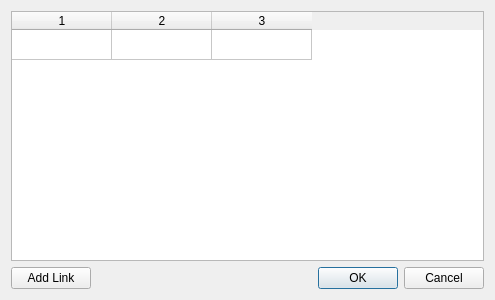
<?xml version="1.0" encoding="UTF-8"?>
<ui version="4.0">
 <class>CommVisViewLinksDialog</class>
 <widget class="QDialog" name="CommVisViewLinksDialog">
  <property name="geometry">
   <rect>
    <x>0</x>
    <y>0</y>
    <width>495</width>
    <height>300</height>
   </rect>
  </property>
  <property name="windowTitle">
   <string>Dialog</string>
  </property>
  <layout class="QGridLayout" name="gridLayout">
   <item row="0" column="0">
    <widget class="QTableWidget" name="mLinksTable">
     <property name="verticalScrollBarPolicy">
      <enum>Qt::ScrollBarAlwaysOff</enum>
     </property>
     <property name="horizontalScrollBarPolicy">
      <enum>Qt::ScrollBarAlwaysOff</enum>
     </property>
     <property name="autoScroll">
      <bool>false</bool>
     </property>
     <property name="alternatingRowColors">
      <bool>true</bool>
     </property>
     <property name="rowCount">
      <number>1</number>
     </property>
     <property name="columnCount">
      <number>3</number>
     </property>
     <attribute name="horizontalHeaderStretchLastSection">
      <bool>false</bool>
     </attribute>
     <attribute name="verticalHeaderVisible">
      <bool>false</bool>
     </attribute>
     <row/>
     <column/>
     <column/>
     <column/>
    </widget>
   </item>
   <item row="1" column="0">
    <layout class="QHBoxLayout" name="horizontalLayout">
     <item>
      <widget class="QPushButton" name="mAddLinkPushButton">
       <property name="text">
        <string>Add Link</string>
       </property>
      </widget>
     </item>
     <item>
      <widget class="QDialogButtonBox" name="buttonBox">
       <property name="orientation">
        <enum>Qt::Horizontal</enum>
       </property>
       <property name="standardButtons">
        <set>QDialogButtonBox::Cancel|QDialogButtonBox::Ok</set>
       </property>
      </widget>
     </item>
    </layout>
   </item>
  </layout>
 </widget>
 <resources/>
 <connections>
  <connection>
   <sender>buttonBox</sender>
   <signal>accepted()</signal>
   <receiver>CommVisViewLinksDialog</receiver>
   <slot>accept()</slot>
   <hints>
    <hint type="sourcelabel">
     <x>248</x>
     <y>254</y>
    </hint>
    <hint type="destinationlabel">
     <x>157</x>
     <y>274</y>
    </hint>
   </hints>
  </connection>
  <connection>
   <sender>buttonBox</sender>
   <signal>rejected()</signal>
   <receiver>CommVisViewLinksDialog</receiver>
   <slot>reject()</slot>
   <hints>
    <hint type="sourcelabel">
     <x>316</x>
     <y>260</y>
    </hint>
    <hint type="destinationlabel">
     <x>286</x>
     <y>274</y>
    </hint>
   </hints>
  </connection>
 </connections>
</ui>
